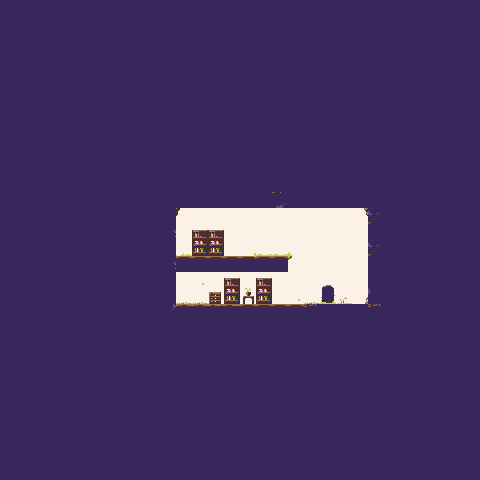

The image is a tile-based game level rendered from a .tmx file. Its description and complete source (layers, tilesets, objects, tile grids) follow:
An orthogonal 30x30 tile map with 16x16 px tiles, 3 tile layers (under, main, over) and 8 objects (5x crate, beginning, player, egg).

<map version="1.0" orientation="orthogonal" renderorder="right-down" width="30" height="30" tilewidth="16" tileheight="16">
 <tileset firstgid="1" name="tiles" tilewidth="16" tileheight="16">
  <image source="../image/tiles.png" width="512" height="512" />
 </tileset>
 <layer name="under" width="30" height="30">
  <data encoding="csv">
0,0,0,0,0,0,0,0,0,0,0,0,0,0,0,0,0,0,0,0,0,0,0,0,0,0,0,0,0,0,
0,0,0,0,0,0,0,0,0,0,0,0,0,0,0,0,0,0,0,0,0,0,0,0,0,0,0,0,0,0,
0,0,0,0,0,0,0,0,0,0,0,0,0,0,0,0,0,0,0,0,0,0,0,0,0,0,0,0,0,0,
0,0,0,0,0,0,0,0,0,0,0,0,0,0,0,0,0,0,0,0,0,0,0,0,0,0,0,0,0,0,
0,0,0,0,0,0,0,0,0,0,0,0,0,0,0,0,0,0,0,0,0,0,0,0,0,0,0,0,0,0,
0,0,0,0,0,0,0,0,0,0,0,0,0,0,0,0,0,0,0,0,0,0,0,0,0,0,0,0,0,0,
0,0,0,0,0,0,0,0,0,0,0,0,0,0,0,0,0,0,0,0,0,0,0,0,0,0,0,0,0,0,
0,0,0,0,0,0,0,0,0,0,0,0,0,0,0,0,0,0,0,0,0,0,0,0,0,0,0,0,0,0,
0,0,0,0,0,0,0,0,0,0,0,0,0,0,0,0,0,0,0,0,0,0,0,0,0,0,0,0,0,0,
0,0,0,0,0,0,0,0,0,0,0,0,0,0,0,0,0,0,0,0,0,0,0,0,0,0,0,0,0,0,
0,0,0,0,0,0,0,0,0,0,0,0,0,0,0,0,0,0,0,0,0,0,0,0,0,0,0,0,0,0,
0,0,0,0,0,0,0,0,0,0,0,0,0,0,0,0,0,0,0,0,0,0,0,0,0,0,0,0,0,0,
0,0,0,0,0,0,0,0,0,0,0,0,0,0,0,0,0,0,0,0,0,0,0,0,0,0,0,0,0,0,
0,0,0,0,0,0,0,0,0,0,0,17,17,17,17,17,17,17,17,17,17,17,17,0,0,0,0,0,0,0,
0,0,0,0,0,0,0,0,0,0,0,17,83,83,17,17,17,17,17,17,17,17,17,0,0,0,0,0,0,0,
0,0,0,0,0,0,0,0,0,0,0,17,115,115,17,17,17,17,17,17,17,17,17,0,0,0,0,0,0,0,
0,0,0,0,0,0,0,0,0,0,0,17,17,17,17,17,0,0,17,17,17,17,17,0,0,0,0,0,0,0,
0,0,0,0,0,0,0,0,0,0,0,17,18,17,83,17,83,17,17,17,81,17,17,0,0,0,0,0,0,0,
0,0,0,0,0,0,0,0,0,0,0,17,17,114,115,116,115,17,18,17,113,17,17,0,0,0,0,0,0,0,
0,0,0,0,0,0,0,0,0,0,0,0,0,0,0,0,0,0,0,0,0,0,0,0,0,0,0,0,0,0,
0,0,0,0,0,0,0,0,0,0,0,0,0,0,0,0,0,0,0,0,0,0,0,0,0,0,0,0,0,0,
0,0,0,0,0,0,0,0,0,0,0,0,0,0,0,0,0,0,0,0,0,0,0,0,0,0,0,0,0,0,
0,0,0,0,0,0,0,0,0,0,0,0,0,0,0,0,0,0,0,0,0,0,0,0,0,0,0,0,0,0,
0,0,0,0,0,0,0,0,0,0,0,0,0,0,0,0,0,0,0,0,0,0,0,0,0,0,0,0,0,0,
0,0,0,0,0,0,0,0,0,0,0,0,0,0,0,0,0,0,0,0,0,0,0,0,0,0,0,0,0,0,
0,0,0,0,0,0,0,0,0,0,0,0,0,0,0,0,0,0,0,0,0,0,0,0,0,0,0,0,0,0,
0,0,0,0,0,0,0,0,0,0,0,0,0,0,0,0,0,0,0,0,0,0,0,0,0,0,0,0,0,0,
0,0,0,0,0,0,0,0,0,0,0,0,0,0,0,0,0,0,0,0,0,0,0,0,0,0,0,0,0,0,
0,0,0,0,0,0,0,0,0,0,0,0,0,0,0,0,0,0,0,0,0,0,0,0,0,0,0,0,0,0,
0,0,0,0,0,0,0,0,0,0,0,0,0,0,0,0,0,0,0,0,0,0,0,0,0,0,0,0,0,0
</data>
 </layer>
 <layer name="main" width="30" height="30">
  <data encoding="csv">
99,99,99,99,99,99,99,99,99,99,99,99,99,99,99,99,99,99,99,99,99,99,99,99,99,99,99,99,99,99,
99,99,99,99,99,99,99,99,99,99,99,99,99,99,99,99,99,99,99,99,99,99,99,99,99,99,99,99,99,99,
99,99,99,99,99,99,99,99,99,99,99,99,99,99,99,99,99,99,99,99,99,99,99,99,99,99,99,99,99,99,
99,99,99,99,99,99,99,99,99,99,99,99,99,99,99,99,99,99,99,99,99,99,99,99,99,99,99,99,99,99,
99,99,99,99,99,99,99,99,99,99,99,99,99,99,99,99,99,99,99,99,99,99,99,99,99,99,99,99,99,99,
99,99,99,99,99,99,99,99,99,99,99,99,99,99,99,99,99,99,99,99,99,99,99,99,99,99,99,99,99,99,
99,99,99,99,99,99,99,99,99,99,99,99,99,99,99,99,99,99,99,99,99,99,99,99,99,99,99,99,99,99,
99,99,99,99,99,99,99,99,99,99,99,99,99,99,99,99,99,99,99,99,99,99,99,99,99,99,99,99,99,99,
99,99,99,99,99,99,99,99,99,99,99,99,99,99,99,99,99,99,99,99,99,99,99,99,99,99,99,99,99,99,
99,99,99,99,99,99,99,99,99,99,99,99,99,99,99,99,99,99,99,99,99,99,99,99,99,99,99,99,99,99,
99,99,99,99,99,99,99,99,99,99,99,99,99,99,99,99,99,99,99,99,99,99,99,99,99,99,99,99,99,99,
99,99,99,99,99,99,99,99,99,99,99,99,99,99,99,99,99,99,99,99,99,99,99,99,99,99,99,99,99,99,
99,99,99,99,99,99,99,99,99,99,99,99,99,99,99,99,99,161,99,99,99,99,99,99,99,99,99,99,99,99,
99,99,99,99,99,99,99,99,99,99,99,0,0,0,0,0,0,0,0,0,0,0,0,129,99,99,99,99,99,99,
99,99,99,99,99,99,99,99,99,99,100,0,0,0,0,0,0,0,0,0,0,0,0,99,99,99,99,99,99,99,
99,99,99,99,99,99,99,99,99,99,99,0,0,0,0,0,0,0,0,0,0,0,0,129,99,99,99,99,99,99,
99,99,99,99,99,99,99,99,99,99,100,52,52,52,52,52,52,52,0,0,0,0,0,99,99,99,99,99,99,99,
99,99,99,99,99,99,99,99,99,99,99,0,0,0,0,0,0,0,0,0,0,0,0,99,99,99,99,99,99,99,
99,99,99,99,99,99,99,99,99,99,99,0,0,0,0,0,0,0,0,0,0,0,0,97,99,99,99,99,99,99,
99,99,99,99,99,99,99,99,99,99,68,49,49,50,51,52,52,52,52,65,99,99,99,99,99,99,99,99,99,99,
99,99,99,99,99,99,99,99,99,99,99,99,99,99,99,99,99,99,99,99,99,99,99,99,99,99,99,99,99,99,
99,99,99,99,99,99,99,99,99,99,99,99,99,99,99,99,99,99,99,99,99,99,99,99,99,99,99,99,99,99,
99,99,99,99,99,99,99,99,99,99,99,99,99,99,99,99,99,99,99,99,99,99,99,99,99,99,99,99,99,99,
99,99,99,99,99,99,99,99,99,99,99,99,99,99,99,99,99,99,99,99,99,99,99,99,99,99,99,99,99,99,
99,99,99,99,99,99,99,99,99,99,99,99,99,99,99,99,99,99,99,99,99,99,99,99,99,99,99,99,99,99,
99,99,99,99,99,99,99,99,99,99,99,99,99,99,99,99,99,99,99,99,99,99,99,99,99,99,99,99,99,99,
99,99,99,99,99,99,99,99,99,99,99,99,99,99,99,99,99,99,99,99,99,99,99,99,99,99,99,99,99,99,
99,99,99,99,99,99,99,99,99,99,99,99,99,99,99,99,99,99,99,99,99,99,99,99,99,99,99,99,99,99,
99,99,99,99,99,99,99,99,99,99,99,99,99,99,99,99,99,99,99,99,99,99,99,99,99,99,99,99,99,99,
99,99,99,99,99,99,99,99,99,99,99,99,99,99,99,99,99,99,99,99,99,99,99,99,99,99,99,99,99,99
</data>
 </layer>
 <layer name="over" width="30" height="30">
  <data encoding="csv">
0,0,0,0,0,0,0,0,0,0,0,0,0,0,0,0,0,0,0,0,0,0,0,0,0,0,0,0,0,0,
0,0,0,0,0,0,0,0,0,0,0,0,0,0,0,0,0,0,0,0,0,0,0,0,0,0,0,0,0,0,
0,0,0,0,0,0,0,0,0,0,0,0,0,0,0,0,0,0,0,0,0,0,0,0,0,0,0,0,0,0,
0,0,0,0,0,0,0,0,0,0,0,0,0,0,0,0,0,0,0,0,0,0,0,0,0,0,0,0,0,0,
0,0,0,0,0,0,0,0,0,0,0,0,0,0,0,0,0,0,0,0,0,0,0,0,0,0,0,0,0,0,
0,0,0,0,0,0,0,0,0,0,0,0,0,0,0,0,0,0,0,0,0,0,0,0,0,0,0,0,0,0,
0,0,0,0,0,0,0,0,0,0,0,0,0,0,0,0,0,0,0,0,0,0,0,0,0,0,0,0,0,0,
0,0,0,0,0,0,0,0,0,0,0,0,0,0,0,0,0,0,0,0,0,0,0,0,0,0,0,0,0,0,
0,0,0,0,0,0,0,0,0,0,0,0,0,0,0,0,0,0,0,0,0,0,0,0,0,0,0,0,0,0,
0,0,0,0,0,0,0,0,0,0,0,0,0,0,0,0,0,0,0,0,0,0,0,0,0,0,0,0,0,0,
0,0,0,0,0,0,0,0,0,0,0,0,0,0,0,0,0,0,0,0,0,0,0,0,0,0,0,0,0,0,
0,0,0,0,0,0,0,0,0,0,0,0,0,0,0,0,0,0,0,0,0,0,0,0,0,0,0,0,0,0,
0,0,0,0,0,0,0,0,0,0,0,0,0,0,0,0,0,0,0,0,0,0,0,0,0,0,0,0,0,0,
0,0,0,0,0,0,0,0,0,0,0,72,0,0,0,0,0,0,0,0,0,0,71,0,0,0,0,0,0,0,
0,0,0,0,0,0,0,0,0,0,0,0,0,0,0,0,0,0,0,0,0,0,0,0,0,0,0,0,0,0,
0,0,0,0,0,0,0,0,0,0,0,291,0,0,0,360,293,293,359,0,0,0,0,0,0,0,0,0,0,0,
0,0,0,0,0,0,0,0,0,0,0,0,0,0,0,392,0,0,391,0,0,0,0,0,0,0,0,0,0,0,
0,0,0,0,0,0,0,0,0,0,0,0,0,0,0,0,0,0,0,0,0,0,0,0,0,0,0,0,0,0,
0,0,0,0,0,0,0,0,0,0,0,290,290,0,0,0,0,0,0,290,293,292,39,0,0,0,0,0,0,0,
0,0,0,0,0,0,0,0,0,0,0,0,0,0,0,0,0,0,0,0,0,0,0,65,0,0,0,0,0,0,
0,0,0,0,0,0,0,0,0,0,0,0,0,0,0,0,0,0,0,0,0,0,0,0,0,0,0,0,0,0,
0,0,0,0,0,0,0,0,0,0,0,0,0,0,0,0,0,0,0,0,0,0,0,0,0,0,0,0,0,0,
0,0,0,0,0,0,0,0,0,0,0,0,0,0,0,0,0,0,0,0,0,0,0,0,0,0,0,0,0,0,
0,0,0,0,0,0,0,0,0,0,0,0,0,0,0,0,0,0,0,0,0,0,0,0,0,0,0,0,0,0,
0,0,0,0,0,0,0,0,0,0,0,0,0,0,0,0,0,0,0,0,0,0,0,0,0,0,0,0,0,0,
0,0,0,0,0,0,0,0,0,0,0,0,0,0,0,0,0,0,0,0,0,0,0,0,0,0,0,0,0,0,
0,0,0,0,0,0,0,0,0,0,0,0,0,0,0,0,0,0,0,0,0,0,0,0,0,0,0,0,0,0,
0,0,0,0,0,0,0,0,0,0,0,0,0,0,0,0,0,0,0,0,0,0,0,0,0,0,0,0,0,0,
0,0,0,0,0,0,0,0,0,0,0,0,0,0,0,0,0,0,0,0,0,0,0,0,0,0,0,0,0,0,
0,0,0,0,0,0,0,0,0,0,0,0,0,0,0,0,0,0,0,0,0,0,0,0,0,0,0,0,0,0
</data>
 </layer>
 <objectgroup name="entities">
  <object name="door" type="beginning" x="321.5" y="286" width="12" height="18.3333" />
  <object name="player" x="273" y="240.833" />
  <object name="crate" x="353.25" y="282" width="11" height="11" />
  <object name="crate" x="356.5" y="293.5" width="11" height="11" />
  <object name="crate" x="345.25" y="293.25" width="11" height="11" />
  <object name="egg" x="181.583" y="293.923" width="8.58337" height="9.6667" />
  <object name="crate" x="239.25" y="245" width="11" height="11" />
  <object name="crate" x="234.75" y="233.25" width="11" height="11" />
 </objectgroup>
</map>
